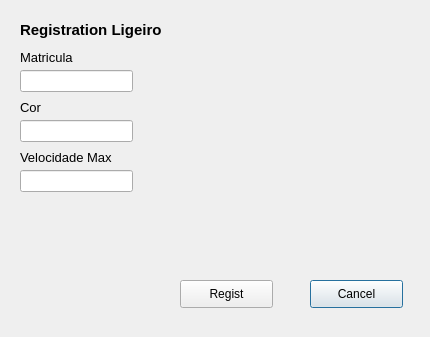
<?xml version="1.0" encoding="UTF-8"?>
<ui version="4.0">
 <class>Dialog</class>
 <widget class="QDialog" name="Dialog">
  <property name="geometry">
   <rect>
    <x>0</x>
    <y>0</y>
    <width>430</width>
    <height>337</height>
   </rect>
  </property>
  <property name="windowTitle">
   <string>Dialog</string>
  </property>
  <widget class="QLabel" name="label">
   <property name="geometry">
    <rect>
     <x>20</x>
     <y>20</y>
     <width>221</width>
     <height>21</height>
    </rect>
   </property>
   <property name="text">
    <string>&lt;html&gt;&lt;head/&gt;&lt;body&gt;&lt;p&gt;&lt;span style=&quot; font-size:11pt; font-weight:600;&quot;&gt;Registration Ligeiro&lt;/span&gt;&lt;/p&gt;&lt;/body&gt;&lt;/html&gt;</string>
   </property>
  </widget>
  <widget class="QLabel" name="label_2">
   <property name="geometry">
    <rect>
     <x>20</x>
     <y>50</y>
     <width>151</width>
     <height>16</height>
    </rect>
   </property>
   <property name="layoutDirection">
    <enum>Qt::LeftToRight</enum>
   </property>
   <property name="styleSheet">
    <string notr="true"/>
   </property>
   <property name="text">
    <string>&lt;html&gt;&lt;head/&gt;&lt;body&gt;&lt;p&gt;&lt;span style=&quot; font-size:10pt;&quot;&gt;Matricula&lt;/span&gt;&lt;/p&gt;&lt;/body&gt;&lt;/html&gt;</string>
   </property>
   <property name="alignment">
    <set>Qt::AlignLeading|Qt::AlignLeft|Qt::AlignVCenter</set>
   </property>
  </widget>
  <widget class="QLabel" name="label_3">
   <property name="geometry">
    <rect>
     <x>20</x>
     <y>100</y>
     <width>55</width>
     <height>16</height>
    </rect>
   </property>
   <property name="text">
    <string>&lt;html&gt;&lt;head/&gt;&lt;body&gt;&lt;p&gt;&lt;span style=&quot; font-size:10pt;&quot;&gt;Cor&lt;/span&gt;&lt;/p&gt;&lt;/body&gt;&lt;/html&gt;</string>
   </property>
  </widget>
  <widget class="QPushButton" name="btnexit">
   <property name="geometry">
    <rect>
     <x>310</x>
     <y>280</y>
     <width>93</width>
     <height>28</height>
    </rect>
   </property>
   <property name="text">
    <string>Cancel</string>
   </property>
  </widget>
  <widget class="QPushButton" name="btnadd">
   <property name="geometry">
    <rect>
     <x>180</x>
     <y>280</y>
     <width>93</width>
     <height>28</height>
    </rect>
   </property>
   <property name="text">
    <string>Regist</string>
   </property>
  </widget>
  <widget class="QLineEdit" name="inputmatricula">
   <property name="geometry">
    <rect>
     <x>20</x>
     <y>70</y>
     <width>113</width>
     <height>22</height>
    </rect>
   </property>
  </widget>
  <widget class="QLineEdit" name="inputcor">
   <property name="geometry">
    <rect>
     <x>20</x>
     <y>120</y>
     <width>113</width>
     <height>22</height>
    </rect>
   </property>
  </widget>
  <widget class="QLineEdit" name="inputvelocidade">
   <property name="geometry">
    <rect>
     <x>20</x>
     <y>170</y>
     <width>113</width>
     <height>22</height>
    </rect>
   </property>
  </widget>
  <widget class="QLabel" name="label_4">
   <property name="geometry">
    <rect>
     <x>20</x>
     <y>150</y>
     <width>101</width>
     <height>16</height>
    </rect>
   </property>
   <property name="text">
    <string>&lt;html&gt;&lt;head/&gt;&lt;body&gt;&lt;p&gt;&lt;span style=&quot; font-size:10pt;&quot;&gt;Velocidade Max&lt;/span&gt;&lt;/p&gt;&lt;/body&gt;&lt;/html&gt;</string>
   </property>
  </widget>
  <widget class="QLabel" name="label_5">
   <property name="geometry">
    <rect>
     <x>40</x>
     <y>40</y>
     <width>131</width>
     <height>41</height>
    </rect>
   </property>
   <property name="styleSheet">
    <string notr="true">image: url(:/regist/icons/license-plate.png);</string>
   </property>
   <property name="text">
    <string/>
   </property>
  </widget>
  <widget class="QLabel" name="label_6">
   <property name="geometry">
    <rect>
     <x>30</x>
     <y>100</y>
     <width>55</width>
     <height>16</height>
    </rect>
   </property>
   <property name="styleSheet">
    <string notr="true">image: url(:/regist/icons/color-palette.png);</string>
   </property>
   <property name="text">
    <string/>
   </property>
  </widget>
  <widget class="QLabel" name="label_7">
   <property name="geometry">
    <rect>
     <x>90</x>
     <y>150</y>
     <width>71</width>
     <height>21</height>
    </rect>
   </property>
   <property name="styleSheet">
    <string notr="true">image: url(:/regist/icons/speedometer.png);</string>
   </property>
   <property name="text">
    <string/>
   </property>
  </widget>
 </widget>
 <resources>
  <include location="Regist.qrc"/>
 </resources>
 <connections/>
</ui>
